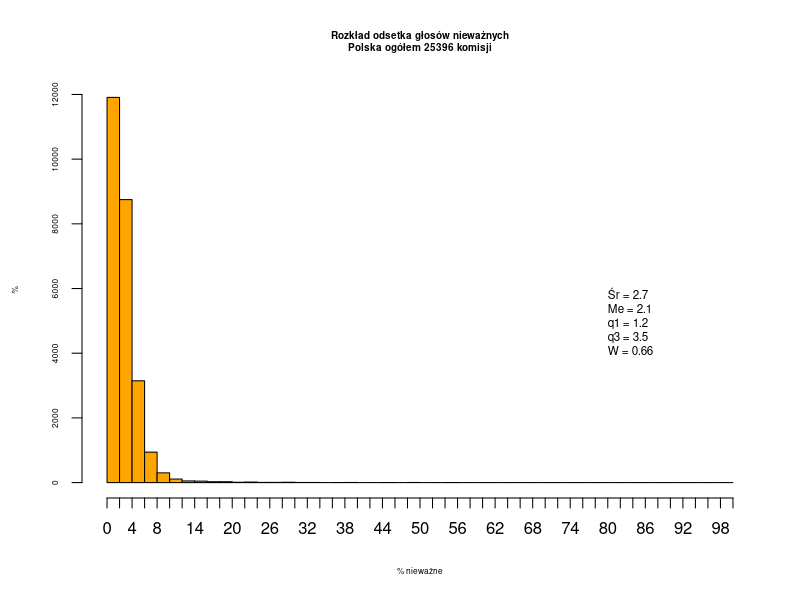
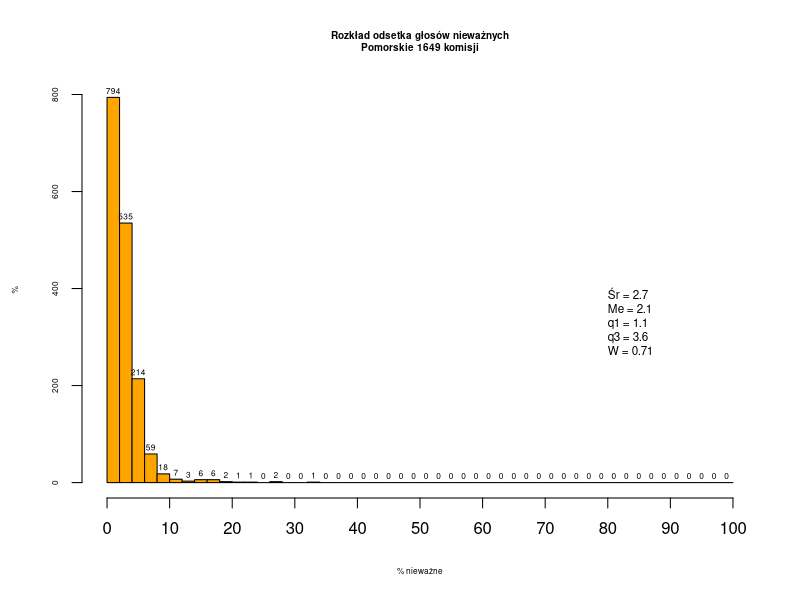
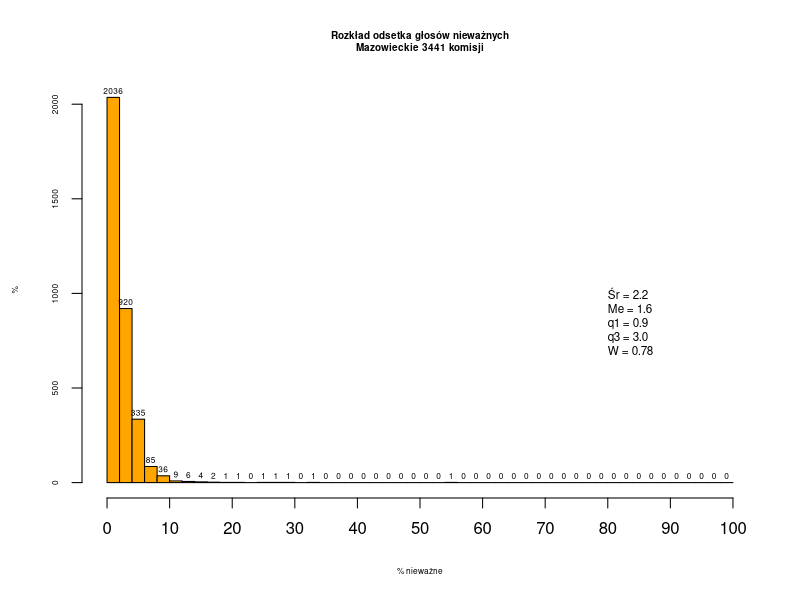
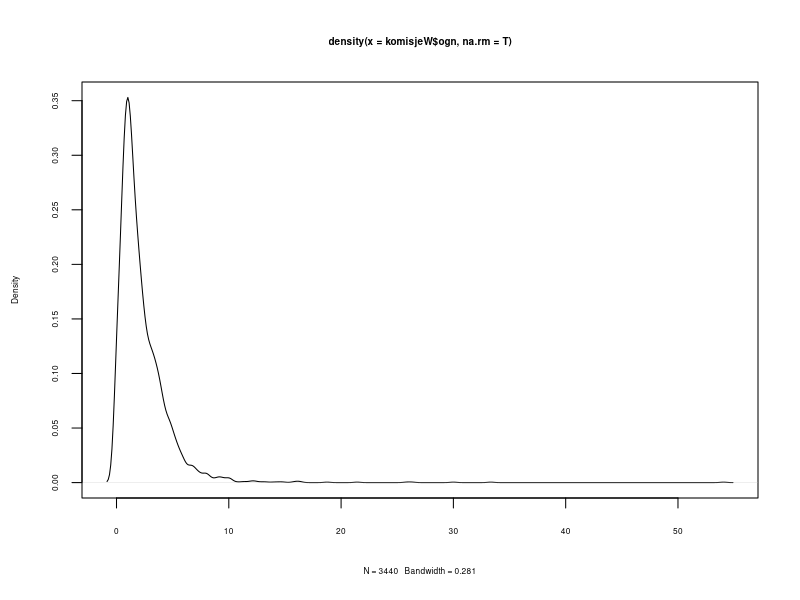

Write the R code that produced these figures, in order.
#!/usr/bin/Rscript
# Skrypt wykreśla histogramy dla danych z pliku ws2014_komisje.csv
# (więcej: https://github.com/hrpunio/Data/tree/master/ws2014_pobranie_2018)
#
par(ps=6,cex=1,cex.axis=1,cex.lab=1,cex.main=1.2)
komisje <- read.csv("ws2007_komisje.csv", sep = ';',
       header=T, na.string="NA");

komisje$ogn <- komisje$lgnw  / (komisje$lgw + komisje$lgnw) * 100;

summary(komisje$lgnw); fivenum(komisje$lgnw);
sX <- summary(komisje$ogn);
sF <- fivenum(komisje$ogn);
sV <- sd(komisje$ogn, na.rm=TRUE)
skewness <- 3 * (sX[["Mean"]] - sX[["Median"]])/sV

summary_label <- sprintf ("Śr = %.1f\nMe = %.1f\nq1 = %.1f\nq3 = %.1f\nW = %.2f", 
  sX[["Mean"]], sX[["Median"]], sX[["1st Qu."]], sX[["3rd Qu."]], skewness)

## ##
kpN <- seq(0, 100, by=2);
kpX <- c(0, 10,20,30,40,50,60,70,80,90, 100);
nn <- nrow(komisje)

h <- hist(komisje$ogn, breaks=kpN, freq=TRUE,
   col="orange", main=sprintf ("Rozkład odsetka głosów nieważnych\nPolska ogółem %i komisji", nn), 
   ylab="%", xlab="% nieważne", labels=F, xaxt='n' )
   axis(side=1, at=kpN, cex.axis=2, cex.lab=2)
   posX <- .5 * max(h$counts)
text(80, posX, summary_label, cex=1.4, adj=c(0,1))

## ## teryt = teryt
komisje$woj <- substr(komisje$teryt, start=1, stop=2)

komisjeW <- subset (komisje, woj == "22"); ## pomorskie
nn <- nrow(komisjeW)
sX <- summary(komisjeW$ogn); sF <- fivenum(komisjeW$ogn);
sV <- sd(komisjeW$ogn, na.rm=TRUE)
skewness <- 3 * (sX[["Mean"]] - sX[["Median"]])/sV

summary_label <- sprintf ("Śr = %.1f\nMe = %.1f\nq1 = %.1f\nq3 = %.1f\nW = %.2f", 
  sX[["Mean"]], sX[["Median"]], sX[["1st Qu."]], sX[["3rd Qu."]], skewness)

h <- hist(komisjeW$ogn, breaks=kpN, freq=TRUE,
   col="orange", main=sprintf("Rozkład odsetka głosów nieważnych\nPomorskie %i komisji", nn), 
   ylab="%", xlab="% nieważne", labels=T, xaxt='n' )
   axis(side=1, at=kpX, cex.axis=2, cex.lab=2)
   posX <- .5 * max(h$counts)
text(80, posX, summary_label, cex=1.4, adj=c(0,1))

komisjeW <- subset (komisje, woj == "14"); ## mazowieckie
nn <- nrow(komisjeW)
sX <- summary(komisjeW$ogn); sF <- fivenum(komisjeW$ogn);
sV <- sd(komisjeW$ogn, na.rm=TRUE)
skewness <- 3 * (sX[["Mean"]] - sX[["Median"]])/sV

summary_label <- sprintf ("Śr = %.1f\nMe = %.1f\nq1 = %.1f\nq3 = %.1f\nW = %.2f", 
  sX[["Mean"]], sX[["Median"]], sX[["1st Qu."]], sX[["3rd Qu."]], skewness)

h <- hist(komisjeW$ogn, breaks=kpN, freq=TRUE,
   col="orange", main=sprintf("Rozkład odsetka głosów nieważnych\nMazowieckie %i komisji", nn), 
   ylab="%", xlab="% nieważne", labels=T, xaxt='n' )
   axis(side=1, at=kpX, cex.axis=2, cex.lab=2)
   posX <- .5 * max(h$counts)
text(80, posX, summary_label, cex=1.4, adj=c(0,1))


d <- density(komisjeW$ogn, na.rm=T)
plot(d)
estimateDmode <- function(x) { d <- density(x, na.rm=T); d$x[which.max(d$y)] }

estimateDmode(komisjeW$ogn)
